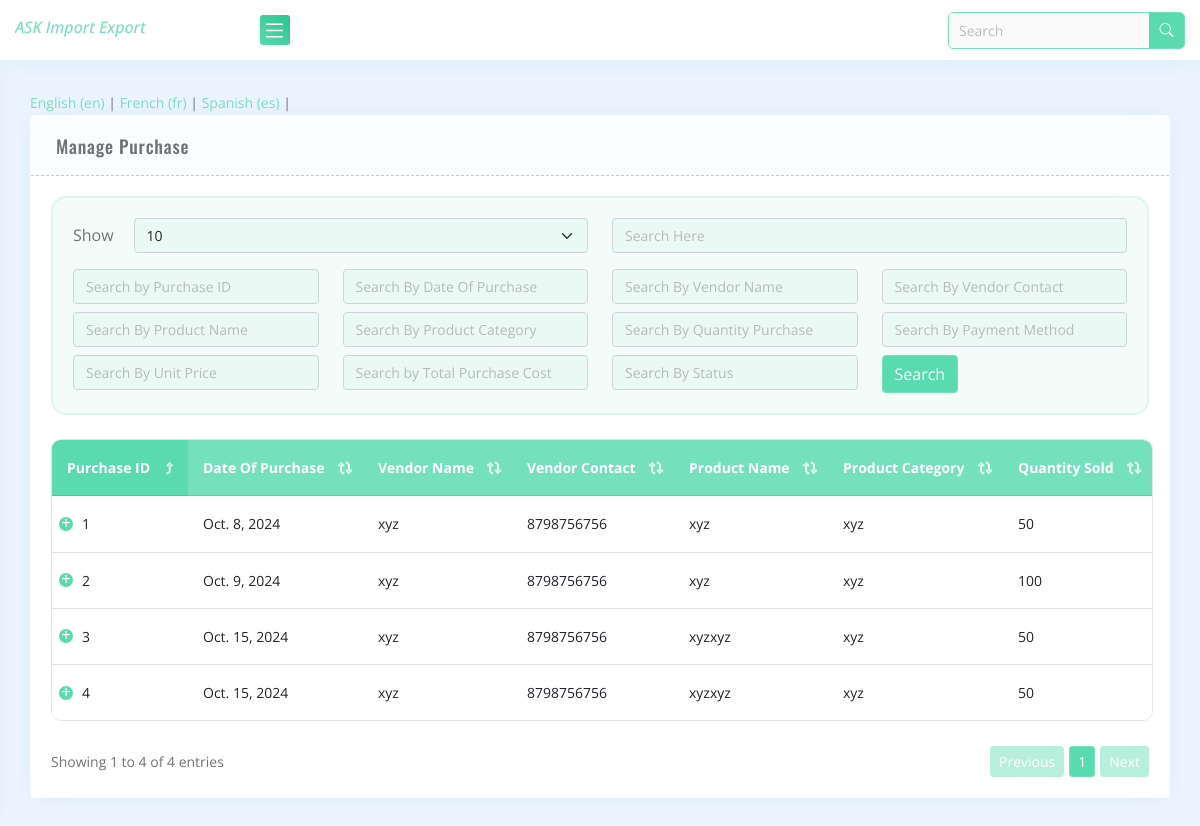
Screenshot of /manage_purchasereport (signed in) with the database file from the repository.
### erp_admin/models.py (models this page shows)
class purchasereport(models.Model):
    user = models.ForeignKey(CustomUser, on_delete=models.CASCADE)
    purchaseid = models.CharField(max_length=100000)
    dateof_purchase = models.DateField()
    vendor_name = models.CharField(max_length=10000)
    vendor_contact = models.CharField(max_length=10000)
    product_name = models.CharField(max_length=10000)
    product_category = models.CharField(max_length=10000)
    quantity_purchase = models.CharField(max_length=100000)
    payment_methods = [
        ('cash on delivery', 'Cash On Delivery'),
        ('online', 'Online'),
    ]
    payment_method = models.CharField(max_length=500,choices=payment_methods)
    unitprice = models.CharField(max_length=10000)
    total_purchasecost = models.CharField(max_length=100000)
    status = models.CharField(max_length=10000)

### erp_admin/views.py (the view)
# urls.py: path('manage_purchasereport',manage_purchasereport,name='manage_purchasereport'),
@login_required(login_url='adminlogin')
def manage_purchasereport(request):
    purchaseid_query = request.GET.get('purchaseid')
    dateof_purchase_query = request.GET.get('dateof_purchase')
    vendor_name_query = request.GET.get('vendor_name')
    vendor_contact_query = request.GET.get('vendor_contact')
    product_name_query = request.GET.get('product_name')
    product_category_query = request.GET.get('product_category')
    quantity_purchase_query = request.GET.get('quantity_purchase')
    payment_method_query = request.GET.get('payment_method')
    unitprice_query = request.GET.get('unitprice')
    total_purchasecost_query = request.GET.get('total_purchasecost')
    status_query = request.GET.get('status')
    purchase_report = purchasereport.objects.all()
    if purchaseid_query:
        purchase_report = purchase_report.filter(purchaseid = purchaseid_query)
    if dateof_purchase_query:
        purchase_report = purchase_report.filter(dateof_purchase = dateof_purchase_query)
    if vendor_name_query:
        purchase_report = purchase_report.filter(vendor_name = vendor_name_query)
    if vendor_contact_query:
        purchase_report = purchase_report.filter(vendor_contact = vendor_contact_query)
    if product_name_query:
        purchase_report = purchase_report.filter(product_name = product_name_query)
    if product_category_query:
        purchase_report = purchase_report.filter(product_category = product_category_query)
    if quantity_purchase_query:
        purchase_report = purchase_report.filter(quantity_purchase = quantity_purchase_query)
    if payment_method_query:
        purchase_report = purchase_report.filter(payment_method = payment_method_query)
    if unitprice_query:
        purchase_report = purchase_report.filter(unitprice = unitprice_query)
    if total_purchasecost_query:
        purchase_report = purchase_report.filter(total_purchasecost = total_purchasecost_query)
    if status_query:
        purchase_report = purchase_report.filter(status = status_query)
    return render(request,"purchase_report_pages/manage_purchase_reports.html",{"purchase_report":purchase_report})

### erp_admin/templates/purchase_report_pages/manage_purchase_reports.html (shortened to what this page needs)
{% extends "base.html" %}
{% load static %}
{% block content %}
        <div class="main-content">
            <div class="row">
                <div class="col-xl-12 col-lg-12">
                    <div class="panel mb-g">
                        <div class="panel-heading">
                            <h3>Manage Purchase</h3>
                        </div>
                        <div class="panel-body">
                            <div class="ecommerce-table">
                                <div class="table-top-control mb-g">
                                    <div class="row g-lg-4 g-md-3 g-sm-2 g-3">
                                        <div class="col-sm-6" id="tableRowConut"></div>
                                        <div class="col-sm-6" id="tableSearch"></div>
                                    </div>
                                    <div class="row g-lg-4 g-md-3 g-sm-2 g-3 mt-2">
                                        <form method="GET" action="{% url 'manage_purchasereport' %}" class="col-sm-12">
                                            <div class="row g-lg-4 g-md-3 g-sm-2 g-3">
                                            <div class="col-md-3 mt-2">
                                                <input type="text" name="purchaseid" value="{{ purchaseid_query }}" class="form-control" placeholder="Search by Purchase ID">
                                            </div>
                                            <div class="col-md-3 mt-2">
                                                <input type="text" name="dateof_purchase" value="{{ dateof_purchase_query }}" class="form-control" placeholder="Search By Date Of Purchase">
                                            </div>
                                            <div class="col-md-3 mt-2">
                                                <input type="text" name="vendor_name" value="{{ vendor_name_query }}" class="form-control" placeholder="Search By Vendor Name">
                                            </div>
                                            <div class="col-md-3 mt-2">
                                                <input type="text" name="vendor_contact" value="{{ vendor_contact_query }}" class="form-control" placeholder="Search By Vendor Contact">
                                            </div>
                                            <div class="col-md-3 mt-2">
                                                <input type="text" name="product_name" value="{{ product_name_query }}" class="form-control" placeholder="Search By Product Name">
                                            </div>
                                            <div class="col-md-3 mt-2">
                                                <input type="text" name="product_category" value="{{ product_category_query }}" class="form-control" placeholder="Search By Product Category">
                                            </div>
                                            <div class="col-md-3 mt-2">
                                                <input type="text" name="quantity_purchase" value="{{ quantity_purchase_query }}" class="form-control" placeholder="Search By Quantity Purchase">
                                            </div>
                                            <div class="col-md-3 mt-2">
                                                <input type="text" name="payment_method" value="{{ payment_method_query }}" class="form-control" placeholder="Search By Payment Method">
                                            </div>
                                            <div class="col-md-3 mt-2">
                                                <input type="text" name="unitprice" value="{{ unitprice_query }}" class="form-control" placeholder="Search By Unit Price">
                                            </div>
                                            <div class="col-md-3 mt-2">
                                                <input type="text" name="total_purchasecost" value="{{ total_purchasecost_query }}" class="form-control" placeholder="Search by Total Purchase Cost">
                                            </div>
                                            <div class="col-md-3 mt-2">
                                                <input type="text" name="status" value="{{ status_query }}" class="form-control" placeholder="Search By Status">
                                            </div>
                                            <div class="col-md-3 mt-2 ">
                                                <button type="submit" class="btn btn-primary">Search</button>
                                            </div>
                                        </div>
                                        </form>
                                    </div>
                                </div>
                                <table id="myTable" class="table data-table">
                                    <thead>
                                        <tr>
                                            <th scope="col">Purchase ID</th>
                                            <th scope="col">Date Of Purchase</th>
                                            <th scope="col">Vendor Name</th>
                                            <th scope="col">Vendor Contact</th>
                                            <th scope="col">Product Name</th>
                                            <th scope="col">Product Category</th>
                                            <th scope="col">Quantity Sold</th>
                                        </tr>
                                    </thead>
                                    <tbody>
                                      {% for vpr in purchase_report %}
                                        <tr>
                                            <td>{{vpr.purchaseid}}</td>
                                            <td>{{vpr.dateof_purchase}}</td>
                                            <td>{{vpr.vendor_name}}</td>
                                            <td>{{vpr.vendor_contact}}</td>
                                            <td>{{vpr.product_name}}</td>
                                            <td>{{vpr.product_category}}</td>
                                            <td>{{vpr.quantity_purchase}}</td>
                                        </tr>
                                    {% endfor %}
                                    </tbody>
                                </table>
                                <div class="table-bottom-control"></div>
                            </div>
                        </div>
                    </div>
                </div>
            </div>
        </div>
{% endblock %}

### erp_admin/templates/base.html (style rules this page uses)
input::placeholder { opacity: 0.6!important; color: #939396!important; }

### rows the page displays
purchasereport: purchaseid "1", dateof_purchase "Oct. 8, 2024", vendor_name "xyz", vendor_contact "8798756756", product_name "xyz", product_category "xyz", quantity_purchase "50"
purchasereport: purchaseid "2", dateof_purchase "Oct. 9, 2024", vendor_name "xyz", vendor_contact "8798756756", product_name "xyz", product_category "xyz", quantity_purchase "100"
purchasereport: purchaseid "3", dateof_purchase "Oct. 15, 2024", vendor_name "xyz", vendor_contact "8798756756", product_name "xyzxyz", product_category "xyz", quantity_purchase "50"
purchasereport: purchaseid "4", dateof_purchase "Oct. 15, 2024", vendor_name "xyz", vendor_contact "8798756756", product_name "xyzxyz", product_category "xyz", quantity_purchase "50"

### other values shown
{{ lang.1 }} "English" "French" "Spanish"
{{ lang.0 }} "en" "fr" "es"
